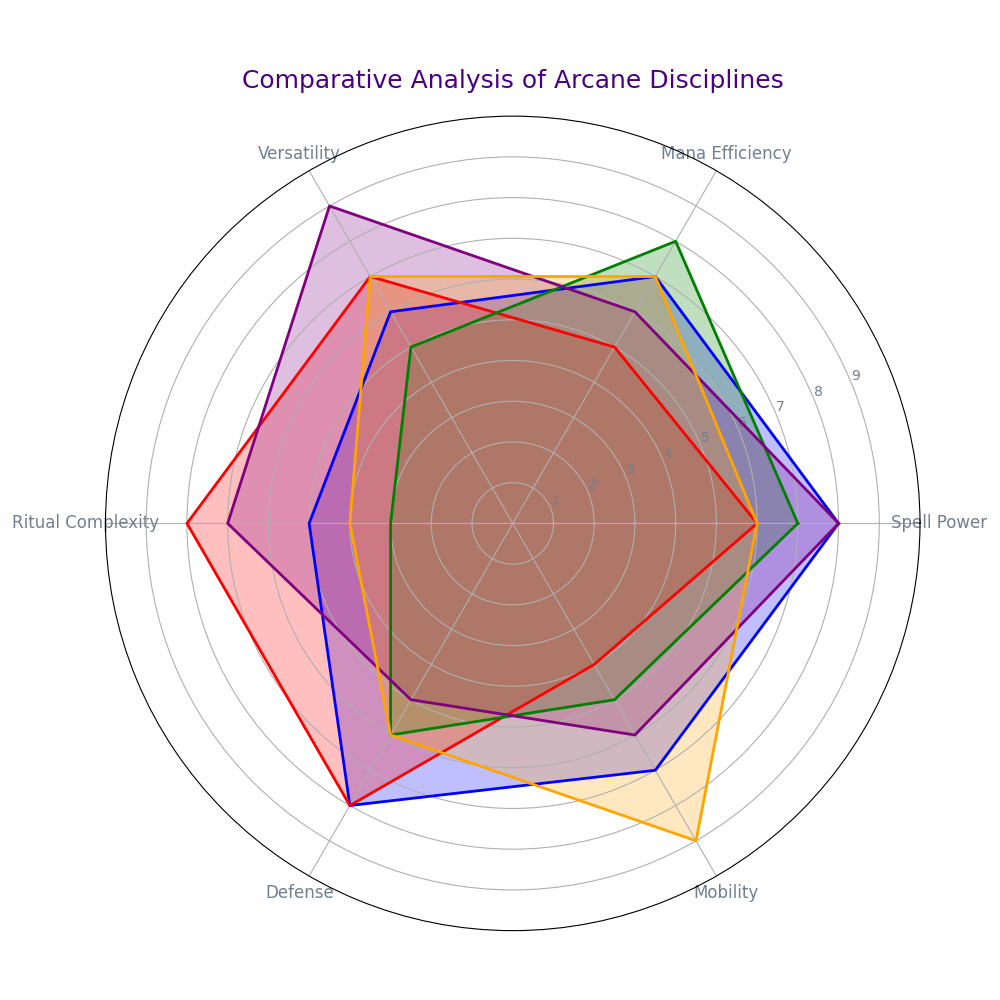

Write Python code to recreate this figure.
import numpy as np
import matplotlib.pyplot as plt

abilities = ['Spell Power', 'Mana Efficiency', 'Versatility', 'Ritual Complexity', 'Defense', 'Mobility']
num_vars = len(abilities)

arcane_discs_data = {
    'Elemental Magic': [8, 7, 6, 5, 8, 7],
    'Necromancy': [6, 5, 7, 8, 8, 4],
    'Divination': [7, 8, 5, 3, 6, 5],
    'Enchantments': [8, 6, 9, 7, 5, 6],
    'Illusions': [6, 7, 7, 4, 6, 9]
}

angles = np.linspace(0, 2 * np.pi, num_vars, endpoint=False).tolist()
angles += angles[:1]

fig, ax = plt.subplots(figsize=(10, 10), subplot_kw=dict(polar=True))

colors = ['blue', 'red', 'green', 'purple', 'orange']
for idx, (discipline, ratings) in enumerate(arcane_discs_data.items()):
    ratings += ratings[:1]
    ax.fill(angles, ratings, alpha=0.25, color=colors[idx])
    ax.plot(angles, ratings, linewidth=2, color=colors[idx])

plt.xticks(angles[:-1], abilities, color='slategray', size=12)
ax.set_ylim(0, 10)
plt.yticks(range(1, 10), map(str, range(1, 10)), color="slategray", size=10)

plt.title('Comparative Analysis of Arcane Disciplines', size=18, color='indigo', pad=20)

plt.tight_layout()
plt.show()
